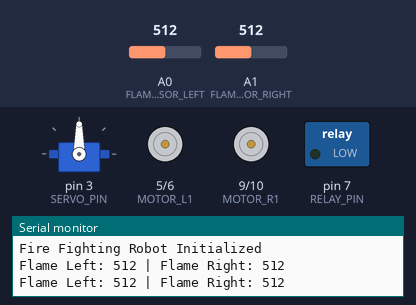
Simulated run of this sketch. Board: Arduino Uno, built with avr-gcc and run on an emulated ATmega328P. On the bench: servo, motor-driver pin pairs drawn as motors (green arrow = first pin HIGH = forward, orange = second pin HIGH = backward, longer = more drive), switched loads named in the sketch (green lamp = pin HIGH), the last lines printed to the serial monitor. Inputs (shaded band) come from the test bench; at power-on: A0 (FLAME_SENSOR_LEFT) = 512, A1 (FLAME_SENSOR_RIGHT) = 512.

Above: at 6.15 s.
6.2 s: A0 (FLAME_SENSOR_LEFT) set to 793
At 6.8 s:
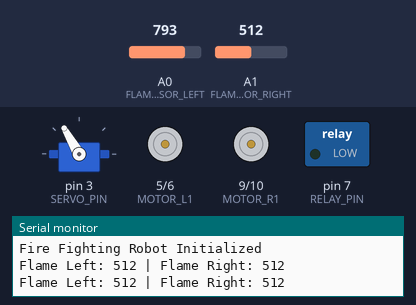
12.5 s: A0 (FLAME_SENSOR_LEFT) set to 809
At 16.01 s:
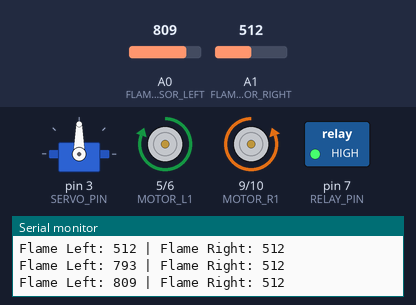
22.7 s: A1 (FLAME_SENSOR_RIGHT) set to 783
29.0 s: A1 (FLAME_SENSOR_RIGHT) set to 807
At 29.7 s:
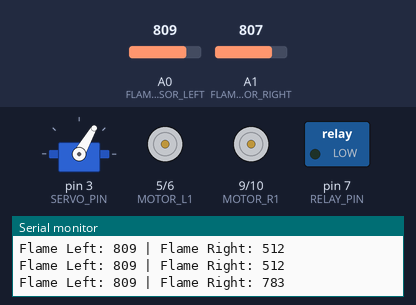
35.3 s: A0 (FLAME_SENSOR_LEFT) set to 790
At 40.5 s:
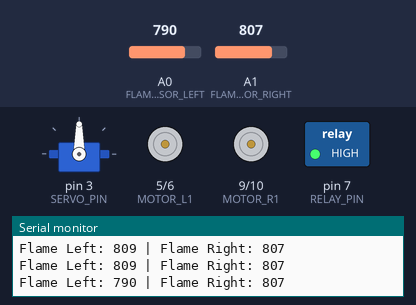
46.6 s: A1 (FLAME_SENSOR_RIGHT) set to 790
Timing chart, 0 to 53.9 s (numbered marks = the images above; inputs shaded):
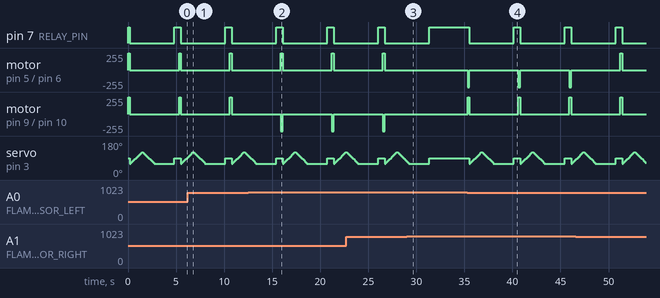

Measured:
- the behaviour switches between 799 and 800 on A0 (FLAME_SENSOR_LEFT) (found by bisection; images 1 and 2)
- the behaviour switches between 799 and 800 on A1 (FLAME_SENSOR_RIGHT) (found by bisection; images 2 and 3)
- after the input at 29.0 s, pin 7 (RELAY_PIN): goes on until 31.3 s, then stays HIGH; motor on pin 5 (MOTOR_L1) / pin 6 (MOTOR_L2): stays stopped (without the input it goes to forward 255/255 after 2.8 s)
- after the input at 35.3 s, pin 7 (RELAY_PIN): alternates HIGH for 0.70 s and LOW for 4.6 s, starting after 0.23 s; motor on pin 5 (MOTOR_L1) / pin 6 (MOTOR_L2): alternates backward 255/255 for 0.20 s and stopped for 5.1 s, starting at once
- by itself, pin 7 (RELAY_PIN): alternates HIGH for 0.70 s and LOW for 4.6 s
- by itself, motor on pin 5 (MOTOR_L1) / pin 6 (MOTOR_L2): alternates forward 255/255 for 0.20 s and stopped for 5.1 s
- by itself, motor on pin 9 (MOTOR_R1) / pin 10 (MOTOR_R2): alternates backward 255/255 for 0.20 s and stopped for 5.1 s

The sketch:

Test.ino
```cpp
#include <Servo.h>

#define FLAME_SENSOR_LEFT A0
#define FLAME_SENSOR_RIGHT A1

#define MOTOR_L1 5
#define MOTOR_L2 6
#define MOTOR_R1 9
#define MOTOR_R2 10

#define RELAY_PIN 7
#define SERVO_PIN 3

Servo waterServo;

#define FIRE_DETECTED_THRESHOLD 800

void setup() {
    Serial.begin(9600);

    pinMode(MOTOR_L1, OUTPUT);
    pinMode(MOTOR_L2, OUTPUT);
    pinMode(MOTOR_R1, OUTPUT);
    pinMode(MOTOR_R2, OUTPUT);

    pinMode(RELAY_PIN, OUTPUT);
    digitalWrite(RELAY_PIN, HIGH);

    waterServo.attach(SERVO_PIN);
    waterServo.write(90);

    pinMode(FLAME_SENSOR_LEFT, INPUT);
    pinMode(FLAME_SENSOR_RIGHT, INPUT);

    Serial.println("Fire Fighting Robot Initialized");
}

void loop() {
    int flameLeft = analogRead(FLAME_SENSOR_LEFT);
    int flameRight = analogRead(FLAME_SENSOR_RIGHT);

    Serial.print("Flame Left: ");
    Serial.print(flameLeft);
    Serial.print(" | Flame Right: ");
    Serial.println(flameRight);

    if (flameLeft < FIRE_DETECTED_THRESHOLD && flameRight < FIRE_DETECTED_THRESHOLD) {
        moveForward();
        activateWaterPump();
    }
    else if (flameLeft < FIRE_DETECTED_THRESHOLD) {
        turnLeft();
        activateWaterPump();
    }
    else if (flameRight < FIRE_DETECTED_THRESHOLD) {
        turnRight();
        activateWaterPump();
    }
    else {
        stopMotors();
        deactivateWaterPump();
    }

    delay(500);
}

void moveForward() {
    digitalWrite(MOTOR_L1, HIGH);
    digitalWrite(MOTOR_L2, LOW);
    digitalWrite(MOTOR_R1, HIGH);
    digitalWrite(MOTOR_R2, LOW);
    delay(200);
    stopMotors();
}

void turnLeft() {
    digitalWrite(MOTOR_L1, LOW);
    digitalWrite(MOTOR_L2, HIGH);
    digitalWrite(MOTOR_R1, HIGH);
    digitalWrite(MOTOR_R2, LOW);
    delay(200);
    stopMotors();
}

void turnRight() {
    digitalWrite(MOTOR_L1, HIGH);
    digitalWrite(MOTOR_L2, LOW);
    digitalWrite(MOTOR_R1, LOW);
    digitalWrite(MOTOR_R2, HIGH);
    delay(200);
    stopMotors();
}

void stopMotors() {
    digitalWrite(MOTOR_L1, LOW);
    digitalWrite(MOTOR_L2, LOW);
    digitalWrite(MOTOR_R1, LOW);
    digitalWrite(MOTOR_R2, LOW);
}

void activateWaterPump() {
    digitalWrite(RELAY_PIN, LOW);

    for (int pos = 60; pos <= 120; pos += 5) {
        waterServo.write(pos);
        delay(100);
    }
    for (int pos = 120; pos >= 60; pos -= 5) {
        waterServo.write(pos);
        delay(100);
    }

    delay(2000);
    deactivateWaterPump();
}

void deactivateWaterPump() {
    digitalWrite(RELAY_PIN, HIGH);
    waterServo.write(90);
}
```
